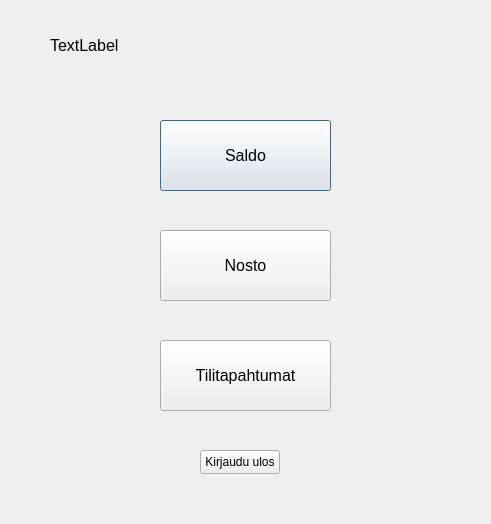
<?xml version="1.0" encoding="UTF-8"?>
<ui version="4.0">
 <class>accountInfo</class>
 <widget class="QDialog" name="accountInfo">
  <property name="geometry">
   <rect>
    <x>0</x>
    <y>0</y>
    <width>491</width>
    <height>524</height>
   </rect>
  </property>
  <property name="windowTitle">
   <string>Dialog</string>
  </property>
  <widget class="QLabel" name="labelCardID">
   <property name="geometry">
    <rect>
     <x>50</x>
     <y>20</y>
     <width>201</width>
     <height>51</height>
    </rect>
   </property>
   <property name="font">
    <font>
     <pointsize>12</pointsize>
    </font>
   </property>
   <property name="text">
    <string>TextLabel</string>
   </property>
  </widget>
  <widget class="QPushButton" name="btnSaldo">
   <property name="geometry">
    <rect>
     <x>160</x>
     <y>120</y>
     <width>171</width>
     <height>71</height>
    </rect>
   </property>
   <property name="font">
    <font>
     <pointsize>12</pointsize>
    </font>
   </property>
   <property name="text">
    <string>Saldo</string>
   </property>
  </widget>
  <widget class="QPushButton" name="btnNosto">
   <property name="geometry">
    <rect>
     <x>160</x>
     <y>230</y>
     <width>171</width>
     <height>71</height>
    </rect>
   </property>
   <property name="font">
    <font>
     <pointsize>12</pointsize>
    </font>
   </property>
   <property name="text">
    <string>Nosto</string>
   </property>
  </widget>
  <widget class="QPushButton" name="btnKirjauduUlos">
   <property name="geometry">
    <rect>
     <x>200</x>
     <y>450</y>
     <width>80</width>
     <height>24</height>
    </rect>
   </property>
   <property name="text">
    <string>Kirjaudu ulos</string>
   </property>
  </widget>
  <widget class="QPushButton" name="btnTapahtumat">
   <property name="geometry">
    <rect>
     <x>160</x>
     <y>340</y>
     <width>171</width>
     <height>71</height>
    </rect>
   </property>
   <property name="font">
    <font>
     <pointsize>12</pointsize>
    </font>
   </property>
   <property name="text">
    <string>Tilitapahtumat</string>
   </property>
  </widget>
 </widget>
 <resources/>
 <connections/>
</ui>
